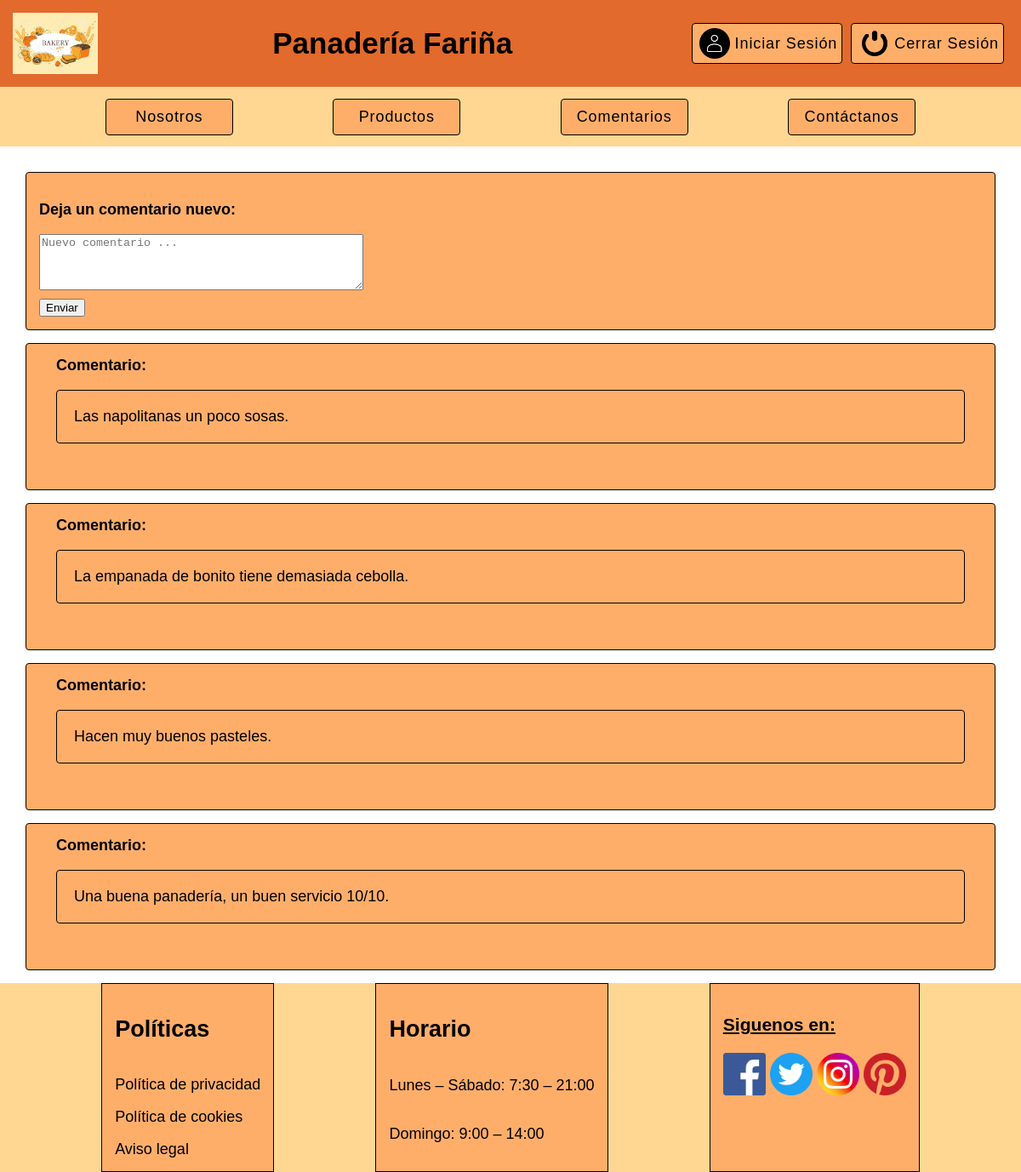
Page /php/comentarios.php on the committed database.
### tables this page shows
CREATE TABLE `tcomentarios` (
  `id` int(11) NOT NULL AUTO_INCREMENT,
  `comentario` text NOT NULL,
  `id_usuario` int(11) NOT NULL,
  PRIMARY KEY (`id`)
);

### php/comentarios.php (the view, shortened to what this page needs)
<!DOCTYPE html>
<html lang="es-ES">
<head>
    <link rel="stylesheet" type="text/css" href="..\css\comentarios.css">
</head>
<body>
    <div class="cabecera">
        <img class="logotipo" src="../imagenes/logotipo.png" alt="logotipo">
        <span>Panadería Fariña</span>
        <div class="mis_datos">
            <a href="../login_formulario.php"><div class="btn"><img src="../imagenes/log_in.png" alt="Log_in">Iniciar Sesión</div></a>
            <a href="#"><div class="btn"><img src="../imagenes/log_out.png" alt="Log_out">Cerrar Sesión</div></a>
        </div>
    </div>
    <div class="navegador">
        <div class="submenu"><a href="../PaginaPrincipal.html"><div class="boton">Nosotros</div></a></div>
        <div class="submenu"><a href="PaginaProductos.php"><div class="boton">Productos</div></a></div>
        <div class="submenu"><a href="comentarios.php"><div class="boton">Comentarios</div></a></div>
        <div class="submenu"><a href="../contacto.html"><div class="boton">Contáctanos</div></a></div>
    </div>
    <div class="contenido">
        <div class="formulario">
            <p>Deja un comentario nuevo:</p>
            <form action="nuevo_coment.php" method="post">
                <textarea name="comentario_nuevo" id="comentario_nuevo" cols="45" rows="4" placeholder="Nuevo comentario ..."></textarea>
                <input type="submit" style="margin-top: 10px;" value="Enviar">
            </form>
        </div>
        <?php
            include "conexion.php";
            $tcomentarios=mysqli_query($db, "SELECT * FROM tcomentarios ORDER BY tcomentarios.id DESC") or die ("Fallo en la consulta");
                if(mysqli_num_rows($tcomentarios)>0){
                    while($com=mysqli_fetch_array ($tcomentarios) ) {
                        echo "<div style='padding: 15px;' class='comentario'>";
                            echo "<span style='margin-left:20px;';>Comentario: </span><p style='border: 1px solid black; padding: 20px; border-radius:4px;'>".$com["comentario"]."</p><br>";
                        echo "</div>";
                    }
                } else {
                    echo "Error Comentarios";
                }
        ?>
    </div>
    <div class="footer">
        <div class="col1" >
            <h2>Políticas</h2>
            <a href="#">Política de privacidad</a>
            <a href="#">Política de cookies</a>
            <a href="#">Aviso legal</a>
        </div>
        <div class="col2" >
            <h2>Horario</h2>
            <p>Lunes – Sábado: 7:30 – 21:00</p>
            <p>Domingo: 9:00 – 14:00</p>
        </div>
        <div class="col3">
            <h3>Siguenos en:</h3>
            <div class="social">
                <a href="https://es-es.facebook.com"><img src="../imagenes/facebook.png" alt="facebook" width="50px" height="50px"></a>
                <a href="https://twitter.com"><img src="../imagenes/twitter.png" alt="twitter" width="50px" height="50px"></a>
                <a href="https://www.instagram.com"><img src="../imagenes/instagram.png" alt="instagram" width="50px" height="50px"></a>
                <a href="https://www.pinterest.es"><img src="../imagenes/pinterest.png" alt="pinterest" width="50px" height="50px"></a>
            </div>
        </div>
    </div>
</body>
</html>

### css/comentarios.css (style rules this page uses)
* { box-sizing: border-box; }
body { font-family:'Gill Sans', 'Gill Sans MT', Calibri, 'Trebuchet MS', sans-serif; font-weight: 300; font-size: 18px; margin: 0; }
div.cabecera { width: 100%; display: flex; flex-direction: row; justify-content: space-between; align-items: center; padding: 15px; }
.cabecera img.logotipo { width: 100px; height: auto; }
.cabecera span { font-size: 35px; font-weight: 600; }
div.mis_datos { display: flex; flex-wrap: wrap; flex-direction: row; justify-content: flex-end; }
div.mis_datos a { text-decoration: none; padding: 5px; }
div.mis_datos a .btn { display: flex; align-items: center; padding: 5px; letter-spacing: 0.05em; border-radius: 4px; }
div.mis_datos img { height: 36px; margin-left: 3.5px; margin-right: 5.5px; }
div.navegador { display: flex; flex-wrap: wrap; justify-content: space-evenly; align-items: center; position: sticky; top: 0; padding: 10px; z-index: 1; }
div.submenu { width: 150px; border-radius: 4px; margin: 3.5px; padding: 5px; }
div.submenu a { text-decoration: none; }
div.submenu a .boton { width: 100%; display: flex; flex-direction: row; align-items: center; justify-content: center; letter-spacing: 0.05em; padding: 5px; border-radius: 4px; }
div.contenido { padding: 15px; }
.formulario { margin-left: 15px; margin-right: 15px; margin-top: 15px; padding: 15px; border-radius: 4px; }
.formulario p { font-weight: 600; }
.formulario form { display: flex; flex-direction: column; flex-wrap: wrap; align-items: flex-start; }
.comentario { margin-left: 15px; margin-right: 15px; margin-top: 15px; border-radius: 4px; }
.comentario p { margin-left: 20px; margin-right: 20px; }
.comentario span { font-weight: 700; }
div.footer { display: flex; flex-direction: row; justify-content: space-evenly; margin-bottom: 0; }
.footer .col1 { display: flex; flex-direction: column; justify-content: space-between; align-items: flex-start; padding: 15px; }
.footer .col1 a { text-decoration: none; }
.footer .col2 { display: flex; flex-direction: column; justify-content: flex-start; align-items: flex-start; padding: 15px; }
.footer .col3 { display: flex; flex-direction: column; justify-content: flex-start; align-items: flex-start; padding: 15px; }
.footer .col3 h3 { text-decoration: underline; }
.footer .col3 img { width:"50px"; height:"50px"; }
@media (prefers-color-scheme: light) { body { background-color: white; } }
@media (prefers-color-scheme: light) { .cabecera { background-color: #e26a2c; } }
@media (prefers-color-scheme: light) { div.mis_datos a { color: black; } }
@media (prefers-color-scheme: light) { div.mis_datos a .btn { background-color: #ffae6a; border: 1px solid black; } }
@media (prefers-color-scheme: light) { .navegador { background-color: #ffd792; } }
@media (prefers-color-scheme: light) { div.submenu { background-color: #ffae6a; border: 1px solid black; } }
@media (prefers-color-scheme: light) { div.submenu a .boton { color: black; } }
@media (prefers-color-scheme: light) { .formulario { background-color: #ffae6a; border: 1px solid black; } }
@media (prefers-color-scheme: light) { .comentario { background-color: #ffae6a; border: 1px solid black; } }
@media (prefers-color-scheme: light) { .footer { background-color: #ffd792; } }
@media (prefers-color-scheme: light) { .footer .col1 { background-color: #ffae6a; border: 1px solid black; } }
@media (prefers-color-scheme: light) { .footer .col1 a { color: black; } }
@media (prefers-color-scheme: light) { .footer .col2 { background-color: #ffae6a; border: 1px solid black; } }
@media (prefers-color-scheme: light) { .footer .col3 { background-color: #ffae6a; border: 1px solid black; } }

### rows in the picture
tcomentarios: comentario "Las napolitanas un poco sosas."
tcomentarios: comentario "La empanada de bonito tiene demasiada cebolla."
tcomentarios: comentario "Hacen muy buenos pasteles."
tcomentarios: comentario "Una buena panadería, un buen servicio 10/10."
